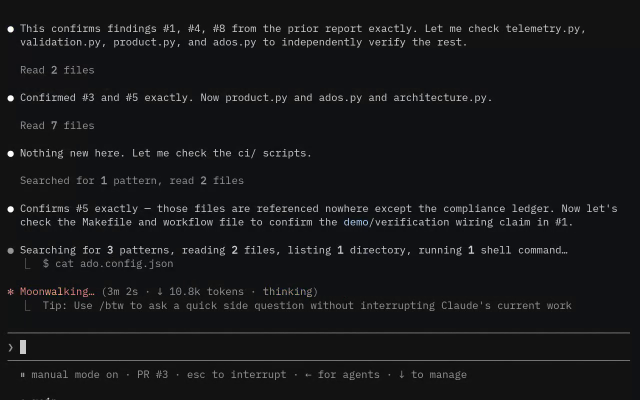
#> input picture img/run-bug-hunt.png, 1280 x 800 px (shown at 1/2 size)
$ python -i image_lab.py   (imports and definitions only)
#> lines starting #> are read from the running program, lines starting #| are printed output that depends on the picture
#> further down, picture is the input picture: PIL image 1280x800 RGB; mean R, G, B 22.9, 23.5, 25.3
### design-engine/tools/enginelib.py
"""Shared helpers for the design-engine tools. Stdlib only.

Every tool locates brand.json relative to this package (design-engine/brand.json),
so the engine keeps working when the folder is copied into another repo. The
host repo root is design-engine's parent directory. Override the manifest path
with the BRAND_JSON environment variable or a tool's --brand flag.
"""
import json
import os
from pathlib import Path

ENGINE_DIR = Path(__file__).resolve().parents[1]   # .../design-engine
HOST_ROOT = ENGINE_DIR.parent                       # the repo the engine serves
OUT_DIR = ENGINE_DIR / "out"


# [7 lines left out: function brand_path, not called in this run]


def load_brand(cli_arg=None) -> dict:
    return json.loads(brand_path(cli_arg).read_text(encoding="utf-8"))


# ---- color math (WCAG 2.1) -------------------------------------------------

def hex_rgb(h: str):
    h = h.lstrip("#")
    return tuple(int(h[i:i + 2], 16) for i in (0, 2, 4))


# [25 lines left out: functions luminance, ratio, mix_toward, not called in this run]


def mix_toward_black(hexv: str, percent: float):
    return mix_toward(hexv, percent, "black")


# ---- theme access ----------------------------------------------------------

# [19 lines left out: functions theme_roles, resolve_role, not called in this run]


def fmt_num(v) -> str:
    """Format a manifest number the way the SVG mark expects: 6.9 not 6.90, 11 not 11.0."""
    return f"{v:g}"

### design-engine/tools/image_lab.py
#!/usr/bin/env python3
"""image_lab — the engine's image workhorse. Pillow; generate-time.

Turns reference/board/generated imagery into brand assets. This is the tool
that closes the "stick figures vs Mona Lisas" gap: instead of hand-drawing
primitives, take the board's own pixels (or any supplied illustration) and
re-ink them into the brand system.

    python3 design-engine/tools/image_lab.py CMD IN [options] --out OUT

Commands
  sample IN [--k 8]                     k-means palette from an image → hex list
  map IN --palette "#hex,#hex,…" [--levels N] [--boost B]
                                        re-ink every pixel onto the palette
                                        (posterize first with --levels; B>1
                                        saturates before mapping)
  duotone IN --dark "#hex" --light "#hex" [--mid "#hex"]
                                        luminance → 2–3 color ramp
  halftone IN --color "#hex" --bg "#hex" [--cell 6]
                                        classic print dot screen
  grain IN [--amount 12]                film/paper grain overlay
  outline IN [--color "#hex"] [--threshold 90]
                                        ink edge pass (composite over map/duotone
                                        output for the printed-illustration look)
  crop IN --box X,Y,W,H                 crop
  resize IN --width W                   proportional resize
  composite BASE --over TOP --at X,Y [--scale S]
                                        paste one image over another (build new
                                        compositions from board pieces)

No host facts in code: palettes always come from arguments (callers read them
from brand.json or a board.json). Deterministic given inputs.
"""
import sys
from pathlib import Path

sys.path.insert(0, str(Path(__file__).resolve().parent))
import enginelib as lib  # noqa: E402


def _pil():
    try:
        from PIL import Image, ImageDraw, ImageEnhance, ImageFilter
        return Image, ImageDraw, ImageEnhance, ImageFilter
    except ImportError:
        print("SKIP  Pillow not installed — image_lab is generate-time "
              "(pip install pillow)", file=sys.stderr)
        raise SystemExit(1)


def _hexes(s):
    return [h.strip() for h in s.split(",") if h.strip()]


# ---- palette sampling (pure-python k-means on a thumbnail) -------------------

# [100 lines left out: functions sample, _d2, palette_map, duotone, halftone, grain, not called in this run]


def outline(img, color="#1D1F28", threshold=90):
    """Ink-line pass: edges as a transparent overlay (composite over a re-inked
    base for the printed-illustration look)."""
#> called with color = '#1D1F28', threshold = 90
    Image, _, _, ImageFilter = _pil()
    edges = img.convert("L").filter(ImageFilter.FIND_EDGES).point(
        lambda v: 255 if v > threshold else 0)
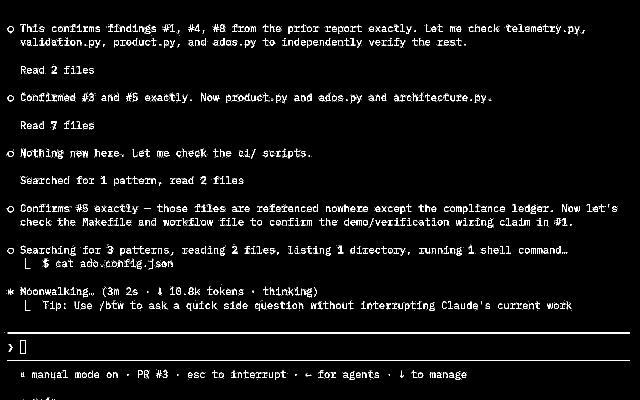
#> edges: PIL image 1280x800 L (shown at 1/2 size); 3.7% white in thin lines or dots
    ink = Image.new("RGBA", img.size, (*lib.hex_rgb(color), 255))
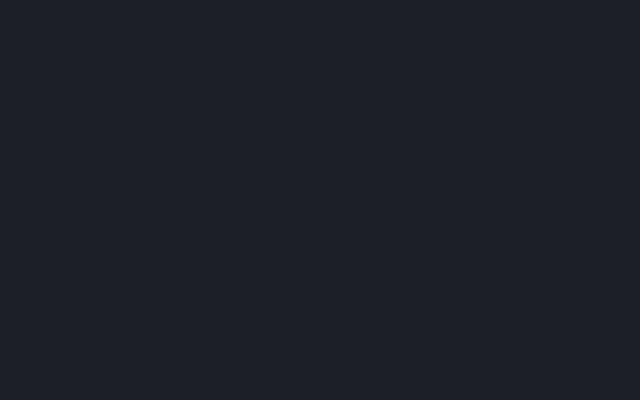
#> ink: PIL image 1280x800 RGBA (shown at 1/2 size); mean R, G, B, A 29, 31, 40, 255
    ink.putalpha(edges.filter(ImageFilter.MaxFilter(3)).point(lambda v: v * 200 // 255))
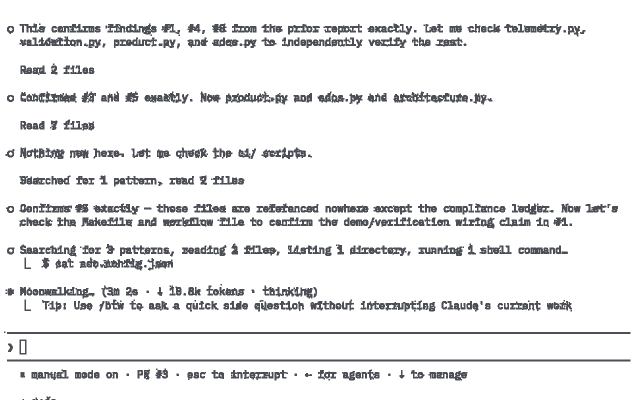
#> ink: PIL image 1280x800 RGBA (shown at 1/2 size); mean R, G, B, A 29, 31, 40, 20.4; transparent parts drawn white
    return ink


# [61 lines left out: function main, not called in this run]


# [2 lines not run here, left out]

>>> from PIL import Image
>>> picture = Image.open('../../img/run-bug-hunt.png')
>>> result = outline(picture)
